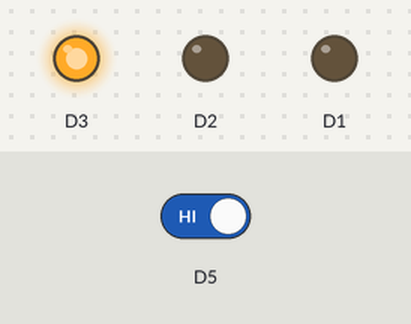
This sketch was run on a simulated ESP8266 (NodeMCU). Shown: output pins drawn as LEDs (lit = HIGH). The test bench sets the inputs (shaded band); at power-on: D5 HIGH.

Above: at 1.2 s.
1.3 s: D5 driven LOW
At 1.8 s:
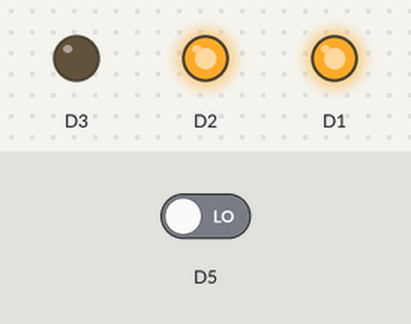
2.8 s: D5 driven HIGH
At 4.2 s:
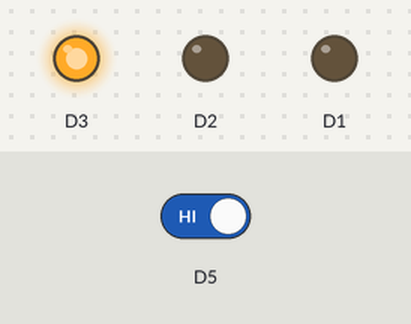
Timing chart, 0 to 5.8 s (numbered marks = the images above; inputs shaded):
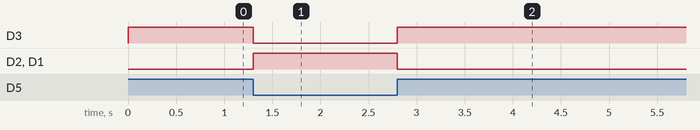

Measured:
- after the input at 1.3 s, D3: HIGH → LOW at once; D2, D1: LOW → HIGH at once
- after the input at 2.8 s, D3: LOW → HIGH at once; D2, D1: HIGH → LOW at once

The sketch:

reed_switch_example.ino
```cpp
void setup() {
  //declare pin usage
  pinMode(D1,OUTPUT);
  pinMode(D2,OUTPUT);
  pinMode(D3,OUTPUT);
  pinMode(D5,INPUT);
}

void loop() {
  //create the switchstate variable
int switchState = digitalRead(D5);
 //declare a condition, if the sensor is inactive the pin D3 will be powered
if (switchState == LOW) {
digitalWrite(D1,HIGH);
digitalWrite(D2,HIGH);
digitalWrite(D3,LOW);
 //if the first condition does not happen, the pin D2 will receive power
  }else {
digitalWrite(D1,LOW);
digitalWrite(D2,LOW);
digitalWrite(D3,HIGH);
 }
}
```
